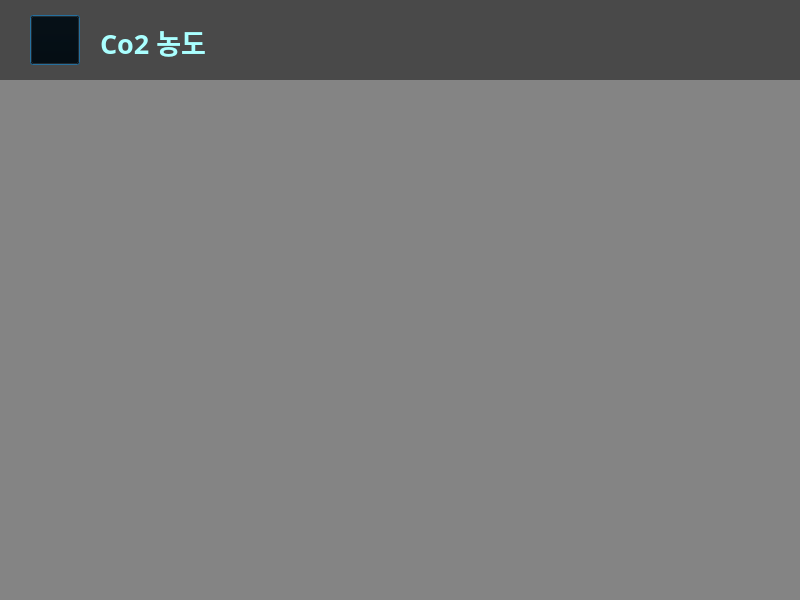
<?xml version="1.0" encoding="UTF-8"?>
<ui version="4.0">
 <class>Dialog</class>
 <widget class="QDialog" name="Dialog">
  <property name="geometry">
   <rect>
    <x>0</x>
    <y>0</y>
    <width>800</width>
    <height>600</height>
   </rect>
  </property>
  <property name="windowTitle">
   <string>Dialog</string>
  </property>
  <widget class="PlotWidget" name="co2" native="true">
   <property name="geometry">
    <rect>
     <x>50</x>
     <y>100</y>
     <width>700</width>
     <height>480</height>
    </rect>
   </property>
  </widget>
  <widget class="QLabel" name="label_1">
   <property name="geometry">
    <rect>
     <x>0</x>
     <y>0</y>
     <width>800</width>
     <height>600</height>
    </rect>
   </property>
   <property name="text">
    <string/>
   </property>
   <property name="pixmap">
    <pixmap>smart_farm.jpg</pixmap>
   </property>
   <property name="scaledContents">
    <bool>true</bool>
   </property>
   <property name="wordWrap">
    <bool>false</bool>
   </property>
  </widget>
  <widget class="QLabel" name="label_2">
   <property name="geometry">
    <rect>
     <x>0</x>
     <y>0</y>
     <width>800</width>
     <height>600</height>
    </rect>
   </property>
   <property name="styleSheet">
    <string notr="true">background-color:rgba(0, 0, 0, 0.45);;</string>
   </property>
   <property name="text">
    <string/>
   </property>
  </widget>
  <widget class="QLabel" name="label_3">
   <property name="geometry">
    <rect>
     <x>0</x>
     <y>0</y>
     <width>801</width>
     <height>80</height>
    </rect>
   </property>
   <property name="styleSheet">
    <string notr="true">background-color:rgba(0, 0, 0, 0.45);</string>
   </property>
   <property name="text">
    <string/>
   </property>
  </widget>
  <widget class="QLabel" name="label_4">
   <property name="geometry">
    <rect>
     <x>100</x>
     <y>5</y>
     <width>200</width>
     <height>75</height>
    </rect>
   </property>
   <property name="font">
    <font>
     <family>휴먼편지체</family>
     <weight>75</weight>
     <bold>true</bold>
    </font>
   </property>
   <property name="text">
    <string>&lt;html&gt;&lt;head/&gt;&lt;body&gt;&lt;p&gt;&lt;span style=&quot; font-size:20pt; color:#aaffff;&quot;&gt;Co2 농도&lt;/span&gt;&lt;/p&gt;&lt;/body&gt;&lt;/html&gt;</string>
   </property>
  </widget>
  <widget class="QPushButton" name="pushButton">
   <property name="geometry">
    <rect>
     <x>30</x>
     <y>15</y>
     <width>50</width>
     <height>50</height>
    </rect>
   </property>
   <property name="styleSheet">
    <string notr="true">background-color:transparent;</string>
   </property>
   <property name="text">
    <string/>
   </property>
   <property name="icon">
    <iconset>
     <normaloff>back.png</normaloff>back.png</iconset>
   </property>
   <property name="iconSize">
    <size>
     <width>50</width>
     <height>50</height>
    </size>
   </property>
  </widget>
  <zorder>label_1</zorder>
  <zorder>label_2</zorder>
  <zorder>label_3</zorder>
  <zorder>label_4</zorder>
  <zorder>pushButton</zorder>
  <zorder>co2</zorder>
 </widget>
 <customwidgets>
  <customwidget>
   <class>PlotWidget</class>
   <extends>QWidget</extends>
   <header location="global">pyqtgraph.h</header>
   <container>1</container>
  </customwidget>
 </customwidgets>
 <resources/>
 <connections>
  <connection>
   <sender>pushButton</sender>
   <signal>clicked()</signal>
   <receiver>Dialog</receiver>
   <slot>btn_main()</slot>
   <hints>
    <hint type="sourcelabel">
     <x>65</x>
     <y>35</y>
    </hint>
    <hint type="destinationlabel">
     <x>152</x>
     <y>-112</y>
    </hint>
   </hints>
  </connection>
 </connections>
 <slots>
  <slot>btn_main()</slot>
 </slots>
</ui>
